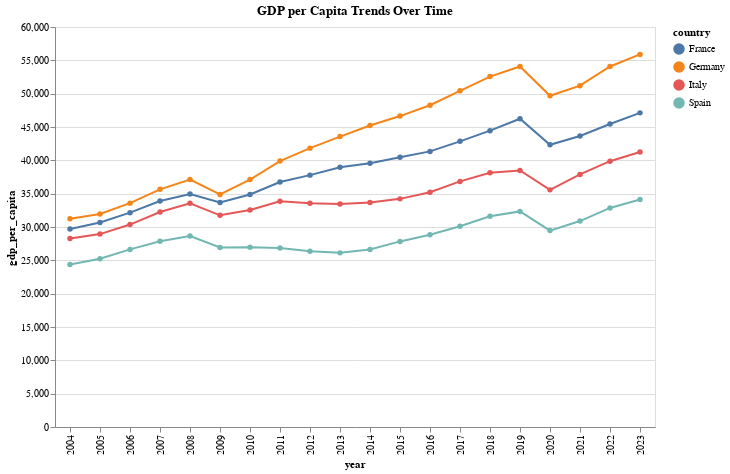
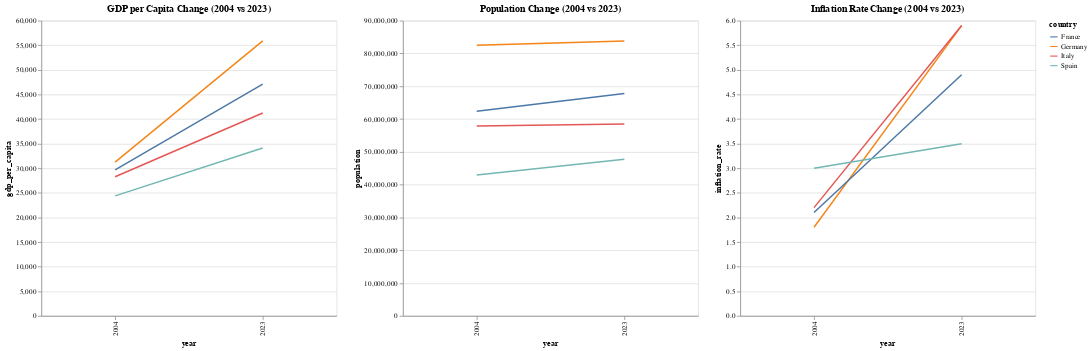

Here is the notebook cell these charts were saved with, in order:
### Code cell
# Connected Scatterplot showing GDP per capita over time for each country
connected_scatter = alt.Chart(df).mark_line(point=True).encode(
    x='year:O',
    y='gdp_per_capita:Q',
    color='country:N',
    tooltip=['country', 'year', 'gdp_per_capita']
).properties(
    title='GDP per Capita Trends Over Time',
    width=600,
    height=400
)

# Slope charts for each continuous dimension
# 1. GDP per Capita slope chart (comparing 2004 vs 2023)
gdp_slope = alt.Chart(df[df['year'].isin([2004, 2023])]).mark_line().encode(
    x='year:O',
    y='gdp_per_capita:Q',
    color='country:N',
    detail='country:N',
    tooltip=['country', 'year', 'gdp_per_capita']
).properties(
    title='GDP per Capita Change (2004 vs 2023)',
    width=400,
    height=400
)

# 2. Population slope chart
pop_slope = alt.Chart(df[df['year'].isin([2004, 2023])]).mark_line().encode(
    x='year:O',
    y='population:Q',
    color='country:N',
    detail='country:N',
    tooltip=['country', 'year', 'population']
).properties(
    title='Population Change (2004 vs 2023)',
    width=400,
    height=400
)

# 3. Inflation rate slope chart
inflation_slope = alt.Chart(df[df['year'].isin([2004, 2023])]).mark_line().encode(
    x='year:O',
    y='inflation_rate:Q',
    color='country:N',
    detail='country:N',
    tooltip=['country', 'year', 'inflation_rate']
).properties(
    title='Inflation Rate Change (2004 vs 2023)',
    width=400,
    height=400
)

# Display the charts
connected_scatter.show()

# Display slope charts side by side
(gdp_slope | pop_slope | inflation_slope).show()

### Figure 1 — Vega-Lite specification as saved in the notebook (floating-point values rounded to 4 significant figures)
{"config": {"view": {"continuousWidth": 300, "continuousHeight": 300}}, "data": {"name": "data-1277d1753cfc313ed19aec1cef3f479d"}, "mark": {"type": "line", "point": true}, "encoding": {"color": {"field": "country", "type": "nominal"}, "tooltip": [{"field": "country", "type": "nominal"}, {"field": "year", "type": "quantitative"}, {"field": "gdp_per_capita", "type": "quantitative"}], "x": {"field": "year", "type": "ordinal"}, "y": {"field": "gdp_per_capita", "type": "quantitative"}}, "height": 400, "title": "GDP per Capita Trends Over Time", "width": 600, "$schema": "https://vega.github.io/schema/vega-lite/v5.20.1.json", "datasets": {"data-1277d1753cfc313ed19aec1cef3f479d": [{"country": "Germany", "year": 2004, "inflation_rate": 1.8, "population": 82500000, "gdp_per_capita": 31240}, {"country": "Germany", "year": 2005, "inflation_rate": 1.9, "population": 82400000, "gdp_per_capita": 31950}, {"country": "Germany", "year": 2006, "inflation_rate": 1.8, "population": 82300000, "gdp_per_capita": 33580}, {"country": "Germany", "year": 2007, "inflation_rate": 2.3, "population": 82200000, "gdp_per_capita": 35650}, {"country": "Germany", "year": 2008, "inflation_rate": 2.8, "population": 82000000, "gdp_per_capita": 37120}, {"country": "Germany", "year": 2009, "inflation_rate": 0.2, "population": 81800000, "gdp_per_capita": 34890}, {"country": "Germany", "year": 2010, "inflation_rate": 1.1, "population": 81750000, "gdp_per_capita": 37120}, {"country": "Germany", "year": 2011, "inflation_rate": 2.5, "population": 81800000, "gdp_per_capita": 39890}, {"country": "Germany", "year": 2012, "inflation_rate": 2.1, "population": 81900000, "gdp_per_capita": 41830}, {"country": "Germany", "year": 2013, "inflation_rate": 1.6, "population": 82000000, "gdp_per_capita": 43560}, {"country": "Germany", "year": 2014, "inflation_rate": 0.8, "population": 82200000, "gdp_per_capita": 45230}, {"country": "Germany", "year": 2015, "inflation_rate": 0.1, "population": 82600000, "gdp_per_capita": 46640}, {"country": "Germany", "year": 2016, "inflation_rate": 0.4, "population": 82800000, "gdp_per_capita": 48260}, {"country": "Germany", "year": 2017, "inflation_rate": 1.7, "population": 83000000, "gdp_per_capita": 50425}, {"country": "Germany", "year": 2018, "inflation_rate": 1.9, "population": 83200000, "gdp_per_capita": 52559}, {"country": "Germany", "year": 2019, "inflation_rate": 1.4, "population": 83400000, "gdp_per_capita": 54076}, {"country": "Germany", "year": 2020, "inflation_rate": 0.5, "population": 83500000, "gdp_per_capita": 49677}, {"country": "Germany", "year": 2021, "inflation_rate": 3.2, "population": 83600000, "gdp_per_capita": 51203}, {"country": "Germany", "year": 2022, "inflation_rate": 7.9, "population": 83700000, "gdp_per_capita": 54076}, {"country": "Germany", "year": 2023, "inflation_rate": 5.9, "population": 83800000, "gdp_per_capita": 55890}, {"country": "France", "year": 2004, "inflation_rate": 2.1, "population": 62400000, "gdp_per_capita": 29692}, {"country": "France", "year": 2005, "inflation_rate": 1.8, "population": 62700000, "gdp_per_capita": 30688}, {"country": "France", "year": 2006, "inflation_rate": 1.6, "population": 63000000, "gdp_per_capita": 32150}, {"country": "France", "year": 2007, "inflation_rate": 1.5, "population": 63300000, "gdp_per_capita": 33890}, {"country": "France", "year": 2008, "inflation_rate": 2.8, "population": 63600000, "gdp_per_capita": 34950}, {"country": "France", "year": 2009, "inflation_rate": 0.1, "population": 63900000, "gdp_per_capita": 33680}, {"country": "France", "year": 2010, "inflation_rate": 1.5, "population": 64200000, "gdp_per_capita": 34880}, {"country": "France", "year": 2011, "inflation_rate": 2.1, "population": 64500000, "gdp_per_capita": 36750}, {"country": "France", "year": 2012, "inflation_rate": 2.0, "population": 64800000, "gdp_per_capita": 37780}, {"country": "France", "year": 2013, "inflation_rate": 0.9, "population": 65100000, "gdp_per_capita": 38950}, {"country": "France", "year": 2014, "inflation_rate": 0.5, "population": 65400000, "gdp_per_capita": 39570}, {"country": "France", "year": 2015, "inflation_rate": 0.0, "population": 65700000, "gdp_per_capita": 40470}, {"country": "France", "year": 2016, "inflation_rate": 0.2, "population": 66000000, "gdp_per_capita": 41340}, {"country": "France", "year": 2017, "inflation_rate": 1.0, "population": 66300000, "gdp_per_capita": 42850}, {"country": "France", "year": 2018, "inflation_rate": 1.9, "population": 66600000, "gdp_per_capita": 44450}, {"country": "France", "year": 2019, "inflation_rate": 1.3, "population": 66900000, "gdp_per_capita": 46240}, {"country": "France", "year": 2020, "inflation_rate": 0.5, "population": 67200000, "gdp_per_capita": 42330}, {"country": "France", "year": 2021, "inflation_rate": 2.1, "population": 67400000, "gdp_per_capita": 43658}, {"country": "France", "year": 2022, "inflation_rate": 5.9, "population": 67600000, "gdp_per_capita": 45454}, {"country": "France", "year": 2023, "inflation_rate": 4.9, "population": 67800000, "gdp_per_capita": 47120}, {"country": "Italy", "year": 2004, "inflation_rate": 2.2, "population": 57888000, "gdp_per_capita": 28280}, {"country": "Italy", "year": 2005, "inflation_rate": 2.0, "population": 58064000, "gdp_per_capita": 28934}, {"country": "Italy", "year": 2006, "inflation_rate": 2.1, "population": 58223000, "gdp_per_capita": 30364}, {"country": "Italy", "year": 2007, "inflation_rate": 1.8, "population": 58438000, "gdp_per_capita": 32250}, {"country": "Italy", "year": 2008, "inflation_rate": 3.3, "population": 58652000, "gdp_per_capita": 33560}, {"country": "Italy", "year": 2009, "inflation_rate": 0.8, "population": 58947000, "gdp_per_capita": 31750}, {"country": "Italy", "year": 2010, "inflation_rate": 1.5, "population": 59190000, "gdp_per_capita": 32540}, {"country": "Italy", "year": 2011, "inflation_rate": 2.8, "population": 59364000, "gdp_per_capita": 33870}, {"country": "Italy", "year": 2012, "inflation_rate": 3.0, "population": 59394000, "gdp_per_capita": 33560}, {"country": "Italy", "year": 2013, "inflation_rate": 1.2, "population": 59685000, "gdp_per_capita": 33450}, {"country": "Italy", "year": 2014, "inflation_rate": 0.2, "population": 60783000, "gdp_per_capita": 33680}, {"country": "Italy", "year": 2015, "inflation_rate": 0.1, "population": 60796000, "gdp_per_capita": 34220}, {"country": "Italy", "year": 2016, "inflation_rate": -0.1, "population": 60666000, "gdp_per_capita": 35220}, {"country": "Italy", "year": 2017, "inflation_rate": 1.2, "population": 60589000, "gdp_per_capita": 36840}, {"country": "Italy", "year": 2018, "inflation_rate": 1.1, "population": 60484000, "gdp_per_capita": 38140}, {"country": "Italy", "year": 2019, "inflation_rate": 0.6, "population": 60360000, "gdp_per_capita": 38480}, {"country": "Italy", "year": 2020, "inflation_rate": -0.1, "population": 59641000, "gdp_per_capita": 35570}, {"country": "Italy", "year": 2021, "inflation_rate": 1.9, "population": 59236000, "gdp_per_capita": 37890}, {"country": "Italy", "year": 2022, "inflation_rate": 8.1, "population": 58853000, "gdp_per_capita": 39870}, {"country": "Italy", "year": 2023, "inflation_rate": 5.9, "population": 58478000, "gdp_per_capita": 41240}, {"country": "Spain", "year": 2004, "inflation_rate": 3.0, "population": 42921000, "gdp_per_capita": 24390}, {"country": "Spain", "year": 2005, "inflation_rate": 3.4, "population": 43653000, "gdp_per_capita": 25250}, {"country": "Spain", "year": 2006, "inflation_rate": 3.5, "population": 44397000, "gdp_per_capita": 26640}, {"country": "Spain", "year": 2007, "inflation_rate": 2.8, "population": 45226000, "gdp_per_capita": 27860}, {"country": "Spain", "year": 2008, "inflation_rate": 4.1, "population": 45954000, "gdp_per_capita": 28650}, {"country": "Spain", "year": 2009, "inflation_rate": -0.3, "population": 46362000, "gdp_per_capita": 26920}, {"country": "Spain", "year": 2010, "inflation_rate": 1.8, "population": 46577000, "gdp_per_capita": 26960}, {"country": "Spain", "year": 2011, "inflation_rate": 3.2, "population": 46743000, "gdp_per_capita": 26850}, {"country": "Spain", "year": 2012, "inflation_rate": 2.4, "population": 46773000, "gdp_per_capita": 26350}, {"country": "Spain", "year": 2013, "inflation_rate": 1.4, "population": 46620000, "gdp_per_capita": 26120}, {"country": "Spain", "year": 2014, "inflation_rate": -0.2, "population": 46480000, "gdp_per_capita": 26640}, {"country": "Spain", "year": 2015, "inflation_rate": -0.6, "population": 46450000, "gdp_per_capita": 27840}, {"country": "Spain", "year": 2016, "inflation_rate": -0.3, "population": 46440000, "gdp_per_capita": 28850}, {"country": "Spain", "year": 2017, "inflation_rate": 2.0, "population": 46533000, "gdp_per_capita": 30120}, {"country": "Spain", "year": 2018, "inflation_rate": 1.7, "population": 46723000, "gdp_per_capita": 31620}, {"country": "Spain", "year": 2019, "inflation_rate": 0.7, "population": 47133000, "gdp_per_capita": 32340}, {"country": "Spain", "year": 2020, "inflation_rate": -0.3, "population": 47351000, "gdp_per_capita": 29460}, {"country": "Spain", "year": 2021, "inflation_rate": 3.1, "population": 47399000, "gdp_per_capita": 30890}, {"country": "Spain", "year": 2022, "inflation_rate": 8.4, "population": 47615000, "gdp_per_capita": 32860}, {"country": "Spain", "year": 2023, "inflation_rate": 3.5, "population": 47755000, "gdp_per_capita": 34120}]}}

### Figure 2 — Vega-Lite specification as saved in the notebook (floating-point values rounded to 4 significant figures)
{"config": {"view": {"continuousWidth": 300, "continuousHeight": 300}}, "hconcat": [{"data": {"name": "data-715239f047d34de6f5cd4839b9667f55"}, "mark": {"type": "line"}, "encoding": {"color": {"field": "country", "type": "nominal"}, "detail": {"field": "country", "type": "nominal"}, "tooltip": [{"field": "country", "type": "nominal"}, {"field": "year", "type": "quantitative"}, {"field": "gdp_per_capita", "type": "quantitative"}], "x": {"field": "year", "type": "ordinal"}, "y": {"field": "gdp_per_capita", "type": "quantitative"}}, "height": 400, "title": "GDP per Capita Change (2004 vs 2023)", "width": 400}, {"data": {"name": "data-715239f047d34de6f5cd4839b9667f55"}, "mark": {"type": "line"}, "encoding": {"color": {"field": "country", "type": "nominal"}, "detail": {"field": "country", "type": "nominal"}, "tooltip": [{"field": "country", "type": "nominal"}, {"field": "year", "type": "quantitative"}, {"field": "population", "type": "quantitative"}], "x": {"field": "year", "type": "ordinal"}, "y": {"field": "population", "type": "quantitative"}}, "height": 400, "title": "Population Change (2004 vs 2023)", "width": 400}, {"data": {"name": "data-715239f047d34de6f5cd4839b9667f55"}, "mark": {"type": "line"}, "encoding": {"color": {"field": "country", "type": "nominal"}, "detail": {"field": "country", "type": "nominal"}, "tooltip": [{"field": "country", "type": "nominal"}, {"field": "year", "type": "quantitative"}, {"field": "inflation_rate", "type": "quantitative"}], "x": {"field": "year", "type": "ordinal"}, "y": {"field": "inflation_rate", "type": "quantitative"}}, "height": 400, "title": "Inflation Rate Change (2004 vs 2023)", "width": 400}], "$schema": "https://vega.github.io/schema/vega-lite/v5.20.1.json", "datasets": {"data-715239f047d34de6f5cd4839b9667f55": [{"country": "Germany", "year": 2004, "inflation_rate": 1.8, "population": 82500000, "gdp_per_capita": 31240}, {"country": "Germany", "year": 2023, "inflation_rate": 5.9, "population": 83800000, "gdp_per_capita": 55890}, {"country": "France", "year": 2004, "inflation_rate": 2.1, "population": 62400000, "gdp_per_capita": 29692}, {"country": "France", "year": 2023, "inflation_rate": 4.9, "population": 67800000, "gdp_per_capita": 47120}, {"country": "Italy", "year": 2004, "inflation_rate": 2.2, "population": 57888000, "gdp_per_capita": 28280}, {"country": "Italy", "year": 2023, "inflation_rate": 5.9, "population": 58478000, "gdp_per_capita": 41240}, {"country": "Spain", "year": 2004, "inflation_rate": 3.0, "population": 42921000, "gdp_per_capita": 24390}, {"country": "Spain", "year": 2023, "inflation_rate": 3.5, "population": 47755000, "gdp_per_capita": 34120}]}}
